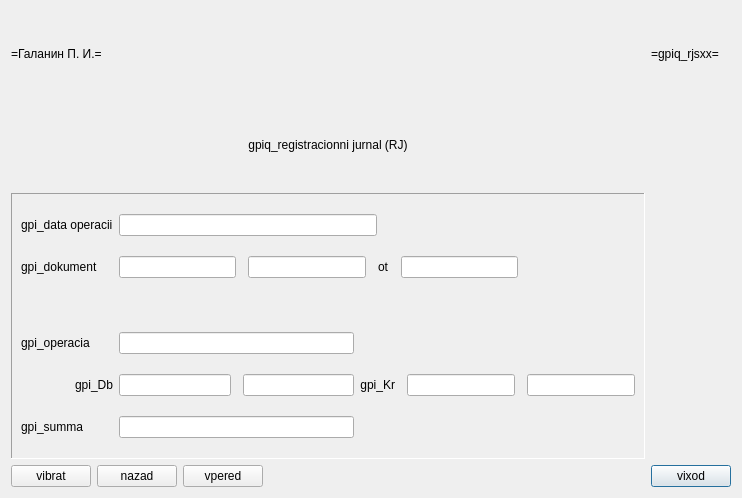
<?xml version="1.0" encoding="UTF-8"?>
<ui version="4.0">
 <class>gpiq_rjsxx</class>
 <widget class="QDialog" name="gpiq_rjsxx">
  <property name="windowModality">
   <enum>Qt::ApplicationModal</enum>
  </property>
  <property name="geometry">
   <rect>
    <x>0</x>
    <y>0</y>
    <width>742</width>
    <height>498</height>
   </rect>
  </property>
  <property name="windowTitle">
   <string>gpiq_rjsxx</string>
  </property>
  <layout class="QGridLayout" name="gridLayout">
   <item row="1" column="0">
    <widget class="QLabel" name="gpiq_rjsxx_xxtitle_l">
     <property name="text">
      <string>gpiq_registracionni jurnal (RJ)</string>
     </property>
     <property name="alignment">
      <set>Qt::AlignCenter</set>
     </property>
    </widget>
   </item>
   <item row="0" column="1">
    <widget class="QLabel" name="gpiq_rjsxx_xxprg_l">
     <property name="text">
      <string>=gpiq_rjsxx=</string>
     </property>
    </widget>
   </item>
   <item row="3" column="1">
    <widget class="QPushButton" name="gpiq_rjsxx_exit_c">
     <property name="text">
      <string>vixod</string>
     </property>
    </widget>
   </item>
   <item row="2" column="0">
    <widget class="QFrame" name="gpiq_rjsxx_b1">
     <property name="frameShape">
      <enum>QFrame::Panel</enum>
     </property>
     <property name="frameShadow">
      <enum>QFrame::Sunken</enum>
     </property>
     <property name="lineWidth">
      <number>1</number>
     </property>
     <property name="midLineWidth">
      <number>1</number>
     </property>
     <layout class="QGridLayout" name="gridLayout_2">
      <property name="topMargin">
       <number>20</number>
      </property>
      <property name="bottomMargin">
       <number>20</number>
      </property>
      <property name="verticalSpacing">
       <number>20</number>
      </property>
      <item row="5" column="2">
       <layout class="QHBoxLayout" name="horizontalLayout_2">
        <property name="spacing">
         <number>12</number>
        </property>
        <item>
         <widget class="QLabel" name="gpiq_rjsxx_kr_l">
          <property name="text">
           <string>gpi_Kr</string>
          </property>
          <property name="alignment">
           <set>Qt::AlignRight|Qt::AlignTrailing|Qt::AlignVCenter</set>
          </property>
         </widget>
        </item>
        <item>
         <widget class="QLineEdit" name="gpiq_rjsxx_kr_e">
          <property name="readOnly">
           <bool>true</bool>
          </property>
         </widget>
        </item>
        <item>
         <widget class="QLineEdit" name="gpiq_rjsxx_krn_e">
          <property name="readOnly">
           <bool>true</bool>
          </property>
         </widget>
        </item>
       </layout>
      </item>
      <item row="0" column="0">
       <widget class="QLabel" name="gpiq_rjsxx_dokk_l_2">
        <property name="text">
         <string>gpi_data operacii</string>
        </property>
        <property name="alignment">
         <set>Qt::AlignLeading|Qt::AlignLeft|Qt::AlignVCenter</set>
        </property>
       </widget>
      </item>
      <item row="7" column="0">
       <widget class="QLabel" name="gpiq_rjsxx_rub_l">
        <property name="text">
         <string>gpi_summa</string>
        </property>
        <property name="alignment">
         <set>Qt::AlignLeading|Qt::AlignLeft|Qt::AlignVCenter</set>
        </property>
       </widget>
      </item>
      <item row="1" column="0">
       <widget class="QLabel" name="gpiq_rjsxx_dokk_l">
        <property name="text">
         <string>gpi_dokument</string>
        </property>
        <property name="alignment">
         <set>Qt::AlignLeading|Qt::AlignLeft|Qt::AlignVCenter</set>
        </property>
       </widget>
      </item>
      <item row="1" column="1" colspan="2">
       <layout class="QHBoxLayout" name="horizontalLayout_7">
        <property name="spacing">
         <number>12</number>
        </property>
        <item>
         <widget class="QLineEdit" name="gpiq_rjsxx_dokk_e">
          <property name="readOnly">
           <bool>true</bool>
          </property>
         </widget>
        </item>
        <item>
         <widget class="QLineEdit" name="gpiq_rjsxx_dokn_e">
          <property name="readOnly">
           <bool>true</bool>
          </property>
         </widget>
        </item>
        <item>
         <widget class="QLabel" name="gpiq_rjsxx_dokd_l">
          <property name="text">
           <string>ot</string>
          </property>
          <property name="alignment">
           <set>Qt::AlignLeading|Qt::AlignLeft|Qt::AlignVCenter</set>
          </property>
         </widget>
        </item>
        <item>
         <widget class="QLineEdit" name="gpiq_rjsxx_dokd_e">
          <property name="readOnly">
           <bool>true</bool>
          </property>
         </widget>
        </item>
        <item>
         <spacer name="horizontalSpacer_7">
          <property name="orientation">
           <enum>Qt::Horizontal</enum>
          </property>
          <property name="sizeHint" stdset="0">
           <size>
            <width>40</width>
            <height>20</height>
           </size>
          </property>
         </spacer>
        </item>
       </layout>
      </item>
      <item row="3" column="0">
       <widget class="QLabel" name="gpiq_rjsxx_rub_l_2">
        <property name="text">
         <string/>
        </property>
        <property name="alignment">
         <set>Qt::AlignLeading|Qt::AlignLeft|Qt::AlignVCenter</set>
        </property>
       </widget>
      </item>
      <item row="4" column="1">
       <widget class="QLineEdit" name="gpiq_rjsxx_to_e">
        <property name="readOnly">
         <bool>true</bool>
        </property>
       </widget>
      </item>
      <item row="5" column="0">
       <widget class="QLabel" name="gpiq_rjsxx_db_l">
        <property name="text">
         <string>gpi_Db</string>
        </property>
        <property name="alignment">
         <set>Qt::AlignRight|Qt::AlignTrailing|Qt::AlignVCenter</set>
        </property>
       </widget>
      </item>
      <item row="0" column="1" colspan="2">
       <layout class="QHBoxLayout" name="horizontalLayout_8">
        <item>
         <widget class="QLineEdit" name="gpiq_rjsxx_data_e">
          <property name="readOnly">
           <bool>true</bool>
          </property>
         </widget>
        </item>
        <item>
         <spacer name="horizontalSpacer_4">
          <property name="orientation">
           <enum>Qt::Horizontal</enum>
          </property>
          <property name="sizeHint" stdset="0">
           <size>
            <width>40</width>
            <height>20</height>
           </size>
          </property>
         </spacer>
        </item>
       </layout>
      </item>
      <item row="5" column="1">
       <layout class="QHBoxLayout" name="horizontalLayout_3">
        <property name="spacing">
         <number>12</number>
        </property>
        <item>
         <widget class="QLineEdit" name="gpiq_rjsxx_db_e">
          <property name="readOnly">
           <bool>true</bool>
          </property>
         </widget>
        </item>
        <item>
         <widget class="QLineEdit" name="gpiq_rjsxx_dbn_e">
          <property name="readOnly">
           <bool>true</bool>
          </property>
         </widget>
        </item>
       </layout>
      </item>
      <item row="7" column="1">
       <widget class="QLineEdit" name="gpiq_rjsxx_rub_e">
        <property name="readOnly">
         <bool>true</bool>
        </property>
       </widget>
      </item>
      <item row="4" column="0">
       <widget class="QLabel" name="gpiq_rjsxx_to_l">
        <property name="text">
         <string>gpi_operacia</string>
        </property>
        <property name="alignment">
         <set>Qt::AlignLeading|Qt::AlignLeft|Qt::AlignVCenter</set>
        </property>
       </widget>
      </item>
     </layout>
    </widget>
   </item>
   <item row="3" column="0">
    <layout class="QHBoxLayout" name="horizontalLayout_5">
     <item>
      <widget class="QPushButton" name="gpiq_rjsxx_grid_c">
       <property name="text">
        <string>vibrat</string>
       </property>
      </widget>
     </item>
     <item>
      <widget class="QPushButton" name="gpiq_rjsxx_back_c">
       <property name="text">
        <string>nazad</string>
       </property>
      </widget>
     </item>
     <item>
      <widget class="QPushButton" name="gpiq_rjsxx_next_c">
       <property name="text">
        <string>vpered</string>
       </property>
      </widget>
     </item>
     <item>
      <spacer name="horizontalSpacer_2">
       <property name="orientation">
        <enum>Qt::Horizontal</enum>
       </property>
       <property name="sizeHint" stdset="0">
        <size>
         <width>40</width>
         <height>20</height>
        </size>
       </property>
      </spacer>
     </item>
     <item>
      <spacer name="horizontalSpacer_3">
       <property name="orientation">
        <enum>Qt::Horizontal</enum>
       </property>
       <property name="sizeHint" stdset="0">
        <size>
         <width>40</width>
         <height>20</height>
        </size>
       </property>
      </spacer>
     </item>
    </layout>
   </item>
   <item row="0" column="0">
    <layout class="QHBoxLayout" name="horizontalLayout">
     <item>
      <widget class="QLabel" name="gpiq_rjsxx_xxsma_l">
       <property name="text">
        <string>=Галанин П. И.=</string>
       </property>
      </widget>
     </item>
     <item>
      <spacer name="horizontalSpacer">
       <property name="orientation">
        <enum>Qt::Horizontal</enum>
       </property>
       <property name="sizeHint" stdset="0">
        <size>
         <width>40</width>
         <height>20</height>
        </size>
       </property>
      </spacer>
     </item>
    </layout>
   </item>
  </layout>
 </widget>
 <tabstops>
  <tabstop>gpiq_rjsxx_data_e</tabstop>
  <tabstop>gpiq_rjsxx_dokk_e</tabstop>
  <tabstop>gpiq_rjsxx_dokn_e</tabstop>
  <tabstop>gpiq_rjsxx_dokd_e</tabstop>
  <tabstop>gpiq_rjsxx_to_e</tabstop>
  <tabstop>gpiq_rjsxx_db_e</tabstop>
  <tabstop>gpiq_rjsxx_dbn_e</tabstop>
  <tabstop>gpiq_rjsxx_kr_e</tabstop>
  <tabstop>gpiq_rjsxx_krn_e</tabstop>
  <tabstop>gpiq_rjsxx_rub_e</tabstop>
  <tabstop>gpiq_rjsxx_grid_c</tabstop>
  <tabstop>gpiq_rjsxx_back_c</tabstop>
  <tabstop>gpiq_rjsxx_next_c</tabstop>
  <tabstop>gpiq_rjsxx_exit_c</tabstop>
 </tabstops>
 <resources/>
 <connections/>
</ui>
